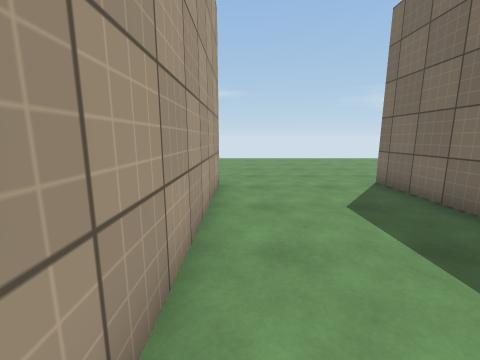
view 1 (above)

22 first-person views from a walk through a 3-D level made in the Unity game engine. The camera is 1.4 m above the floor, tilts 10° down and sees 90° across. The floor is counted in squares, 1 m on a side. Each view is taken from the middle of a square. On the plan, view 1 faces up. The plan holds only what a view shows up to about 13 squares ahead; the rest is blank. The place goes on beyond the plan. The player character is not drawn. Surface patterns are stand-ins for the level's own textures.

view 2
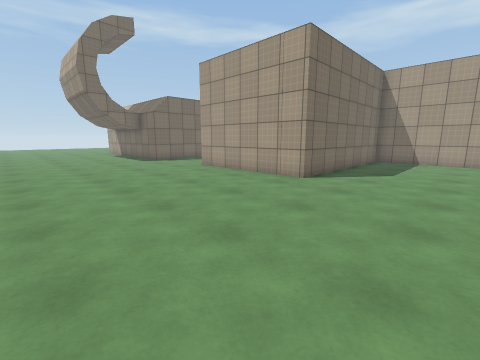

view 3
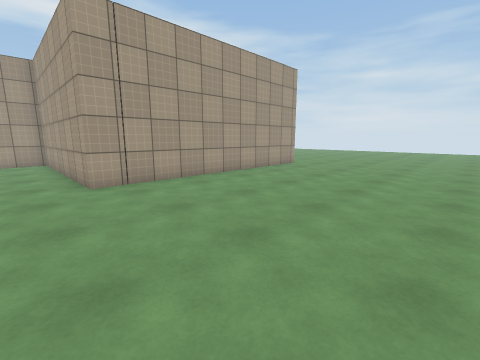

view 4
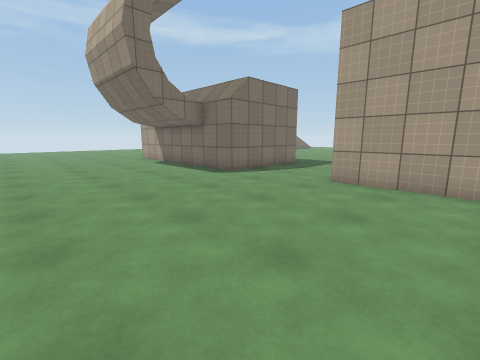

view 5
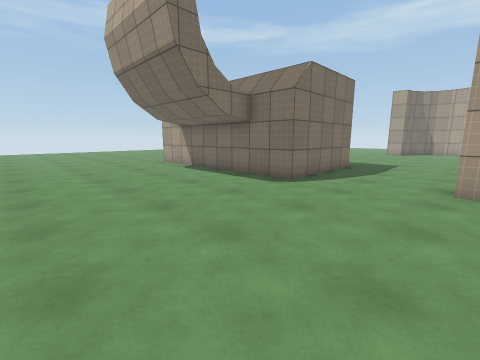

view 6
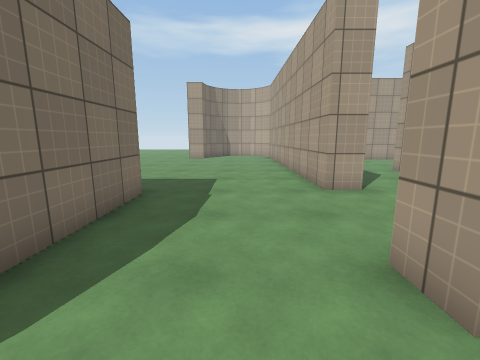

view 7
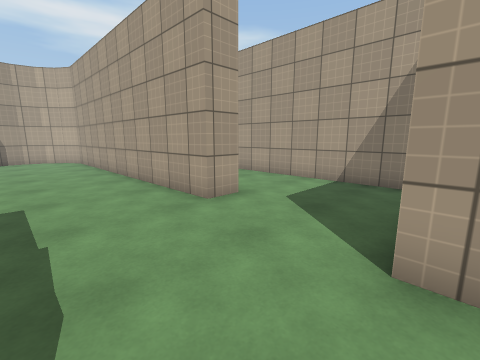

view 8
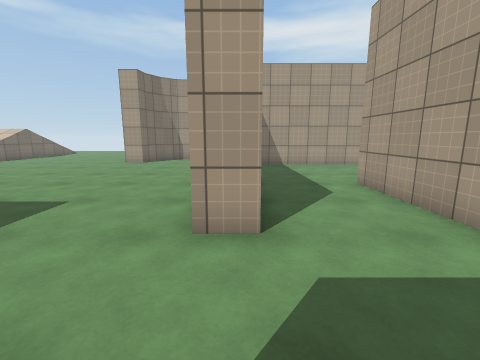

view 9
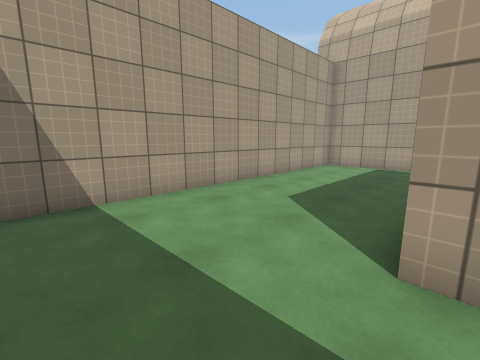

view 10
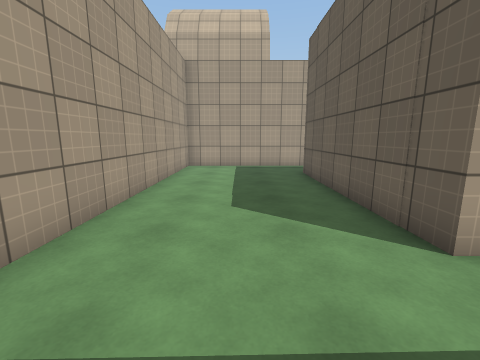

view 11
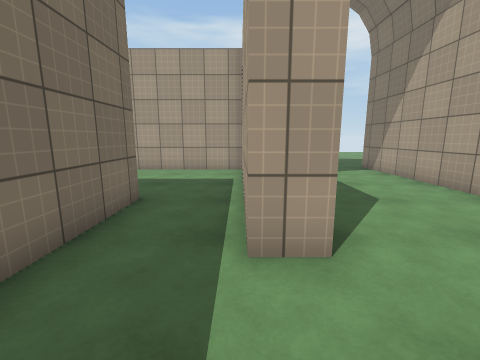

view 12
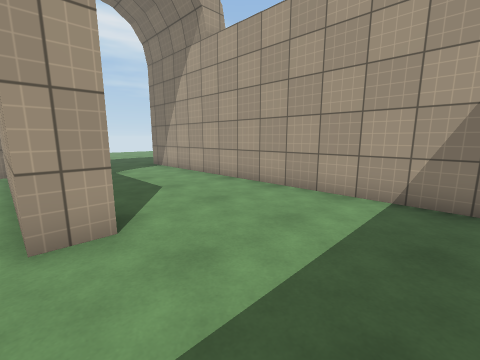

view 13
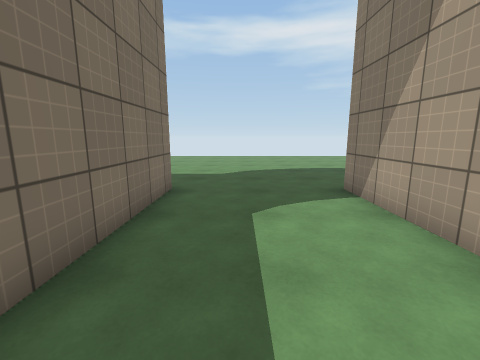

view 14
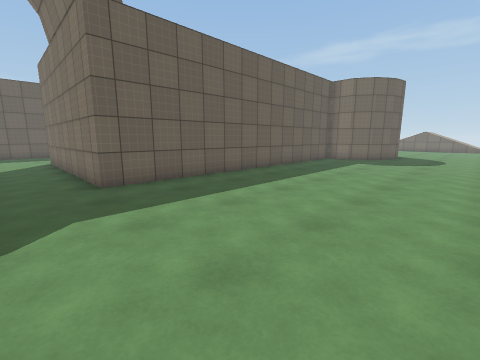

view 15
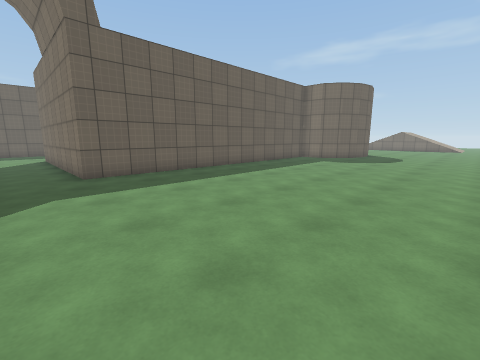

view 16
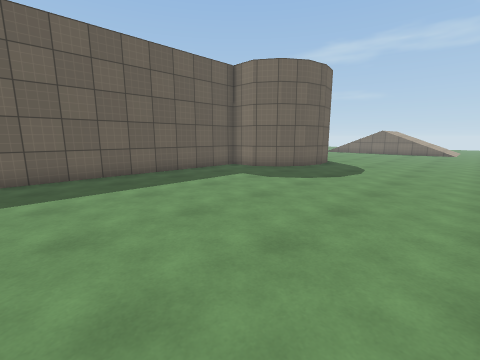

view 17
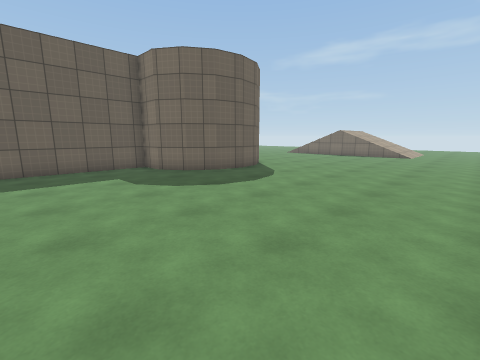

view 18
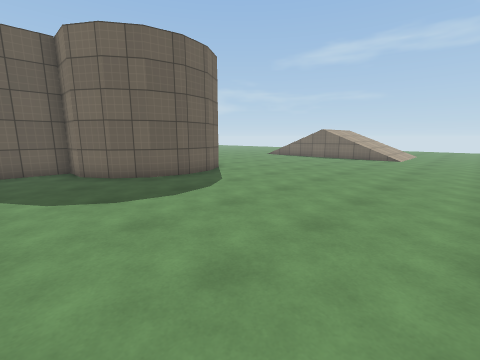

view 19
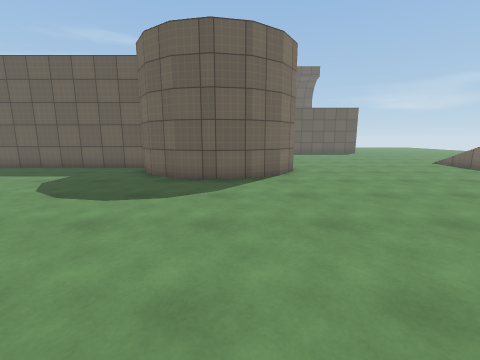

view 20
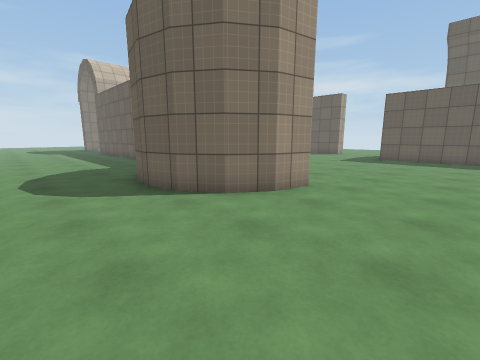

view 21
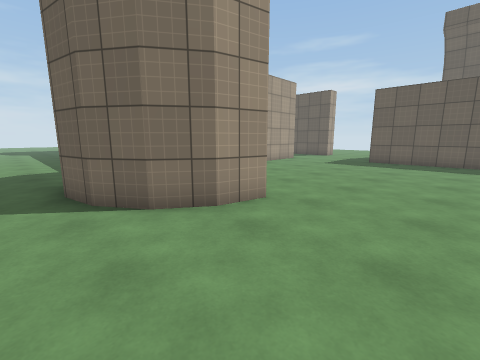

view 22
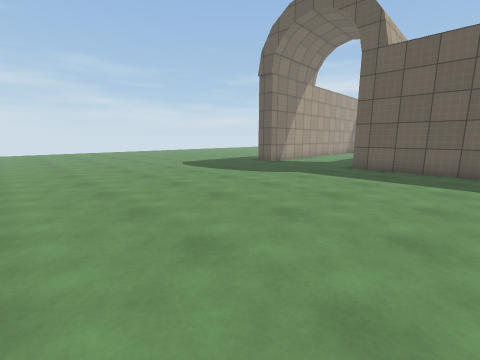

### Floor plan
Points are (right, up) in squares from view 1. A wall is a line through its corners. A room is listed if a view was taken in it or the views show most of it. See-through windows are left out.
Room 1 (views 1, 2, 3, 4, 5, 6, 7, 8, 9, 10, 11, 12, 13, 14, 15, 16, 17, 18, 19, 20, 21, 22)
walls: (4.3, 0.6) (4.3, 7.5) (10.3, 7.5) (10.3, 6.5); (8.6, 2.6) (9.7, 2.6) (9.9, -8.5); (5.3, 5.6) (5.3, -1.4) (-1.7, -1.4) (-1.7, 1.9); (11.1, -9.8) (12.1, -10) (13.1, -9.8); (14.5, 3) (14.5, 8) (19.5, 8); (15.5, -7.5) (15.2, -8.9) (14.5, -10) (13.4, -10.8) (12.1, -11) (10.8, -10.8) (9.7, -10) (9, -8.9) (8.9, -7.6) (-5.1, -7.6) (-5.1, 1.4) (-4.1, 1.4) (-4.1, -6.6) (8.1, -6.6); (-9.9, 5.1) (-9.9, -7.5); (19.1, 3) (15.2, 3); (-10.2, 7.5) (-0.6, 7.5) (-0.6, -0.5) (3.2, -0.5)

Where each view was taken, in squares from view 1:
view 1: 0 up, 0 right, facing up
view 2: 15 up, 0 right, facing down-right
view 3: 15 up, 1 right, facing down-left
view 4: 15 up, 7 right, facing down-right
view 5: 15 up, 10 right, facing down-right
view 6: 9 up, 12 right, facing down
view 7: 7 up, 13 right, facing down-left
view 8: 6 up, 9 right, facing down
view 9: 1 down, 8 right, facing down-left
view 10: 4 down, 8 right, facing left
view 11: 4 up, 4 left, facing down
view 12: 5 up, 4 left, facing down-left
view 13: 1 down, 7 left, facing down
view 14: 15 down, 7 left, facing up-right
view 15: 17 down, 7 left, facing up-right
view 16: 17 down, 0 right, facing up-right
view 17: 19 down, 4 right, facing up-right
view 18: 19 down, 7 right, facing up-right
view 19: 19 down, 13 right, facing up
view 20: 14 down, 19 right, facing up-left
view 21: 12 down, 19 right, facing up-left
view 22: 19 down, 1 left, facing up-left
